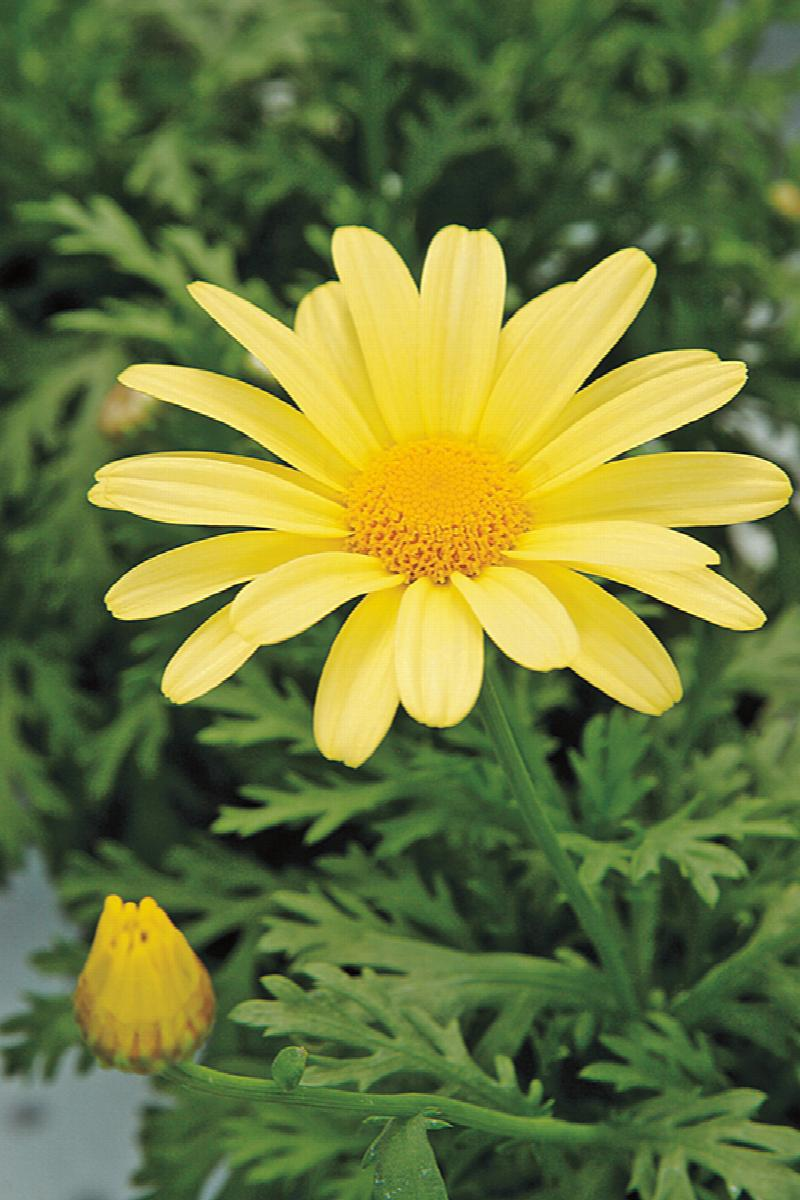
#> input picture flower.jpeg, 800 x 1200 px
$ python Q09.py
#> lines starting #> are read from the running program, lines starting #| are printed output that depends on the picture; after the words box and inside, x2 and y2 are one past the last pixel; in counts of white or black regions, pixels touching at a corner belong together
import cv2
import numpy as np
import matplotlib.pyplot as plt

# Load the image
image = cv2.imread('flower.jpeg')
#> image is the input picture: shape (1200, 800, 3); mean B, G, R 60.3, 120.3, 108.5

# Create a mask with the same size as the image
mask = np.zeros(image.shape[:2], np.uint8)

# Define the rectangle enclosing the object (flower)
rect = (50, 50, image.shape[1] - 50, image.shape[0] - 50)  # Adjust the coordinates as needed
#> rect = (50, 50, 750, 1150)

# Initialize background and foreground models
bgdModel = np.zeros((1, 65), np.float64)
fgdModel = np.zeros((1, 65), np.float64)

# Apply GrabCut algorithm
cv2.grabCut(image, mask, rect, bgdModel, fgdModel, 5, cv2.GC_INIT_WITH_RECT)

# Modify the mask to create a binary segmentation result
mask2 = np.where((mask == 2) | (mask == 0), 0, 1).astype('uint8')

# (a) Show the final segmentation mask
plt.subplot(131), plt.imshow(mask2, cmap='gray')
plt.title('Segmentation Mask'), plt.xticks([]), plt.yticks([])

# (a) Show the foreground image
foreground = image * mask2[:, :, np.newaxis]
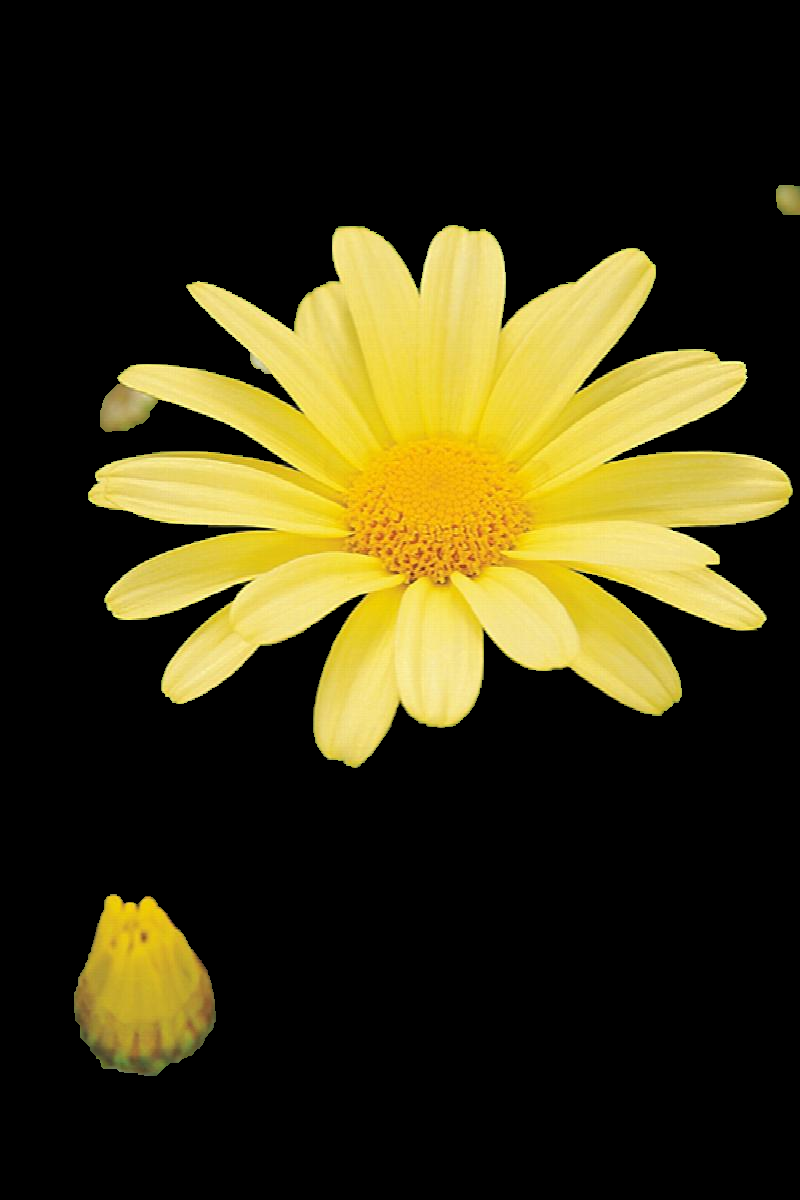
#> foreground: shape (1200, 800, 3); mean B, G, R 20.2, 51.8, 58.1
plt.subplot(132), plt.imshow(cv2.cvtColor(foreground, cv2.COLOR_BGR2RGB))
plt.title('Foreground Image'), plt.xticks([]), plt.yticks([])

# (a) Show the background image
background = image * (1 - mask2[:, :, np.newaxis])
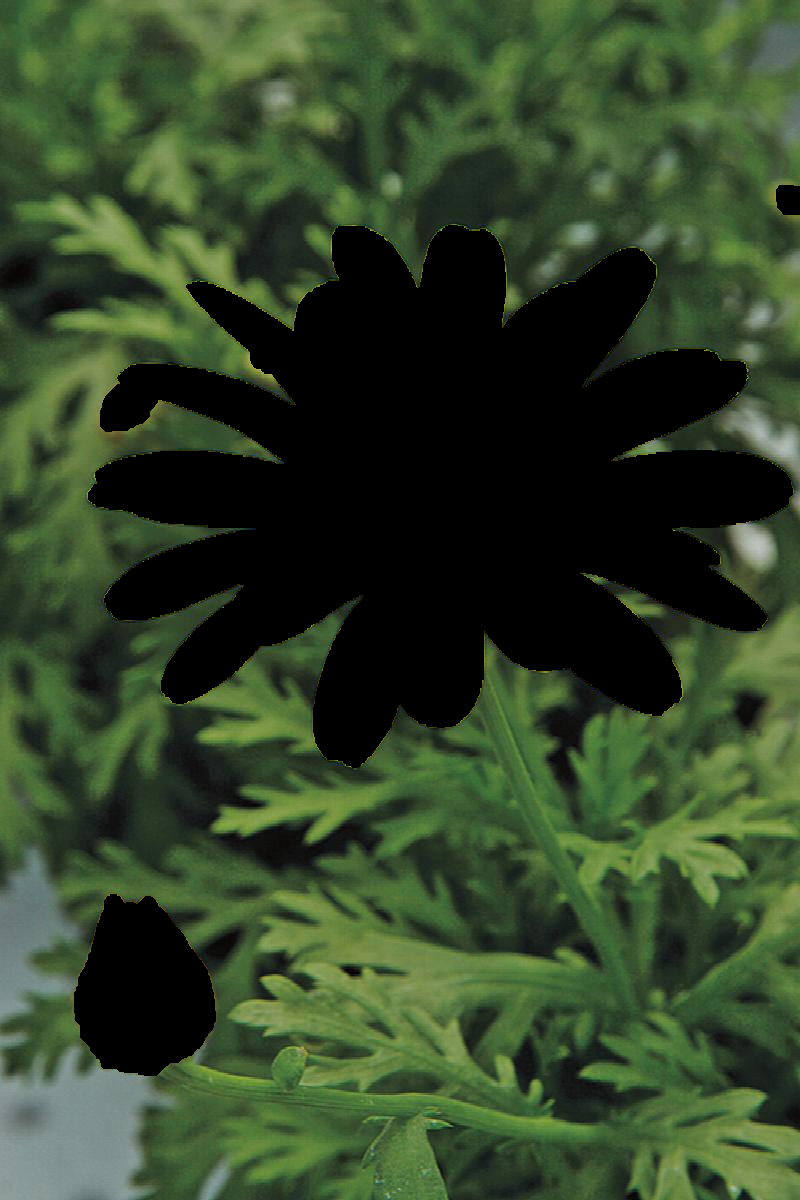
#> background: shape (1200, 800, 3); mean B, G, R 40.1, 68.5, 50.4
plt.subplot(133), plt.imshow(cv2.cvtColor(background, cv2.COLOR_BGR2RGB))
plt.title('Background Image'), plt.xticks([]), plt.yticks([])

plt.show()
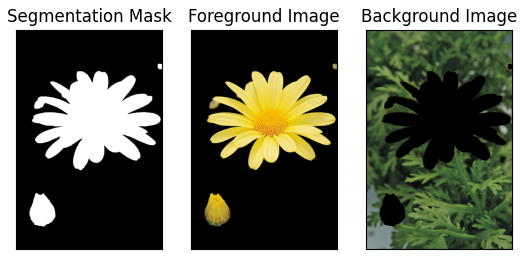
#> figure drawn by matplotlib, 3 panels

# (b) Produce an enhanced image with a substantially blurred background
# Apply Gaussian blur to the background
blurred_background = cv2.GaussianBlur(image * (1 - mask2[:, :, np.newaxis]), (0, 0), 4)  # Adjust the kernel size (15) as needed

# Create the enhanced image by combining the blurred background and foreground
enhanced_image = blurred_background + (image * mask2[:, :, np.newaxis])
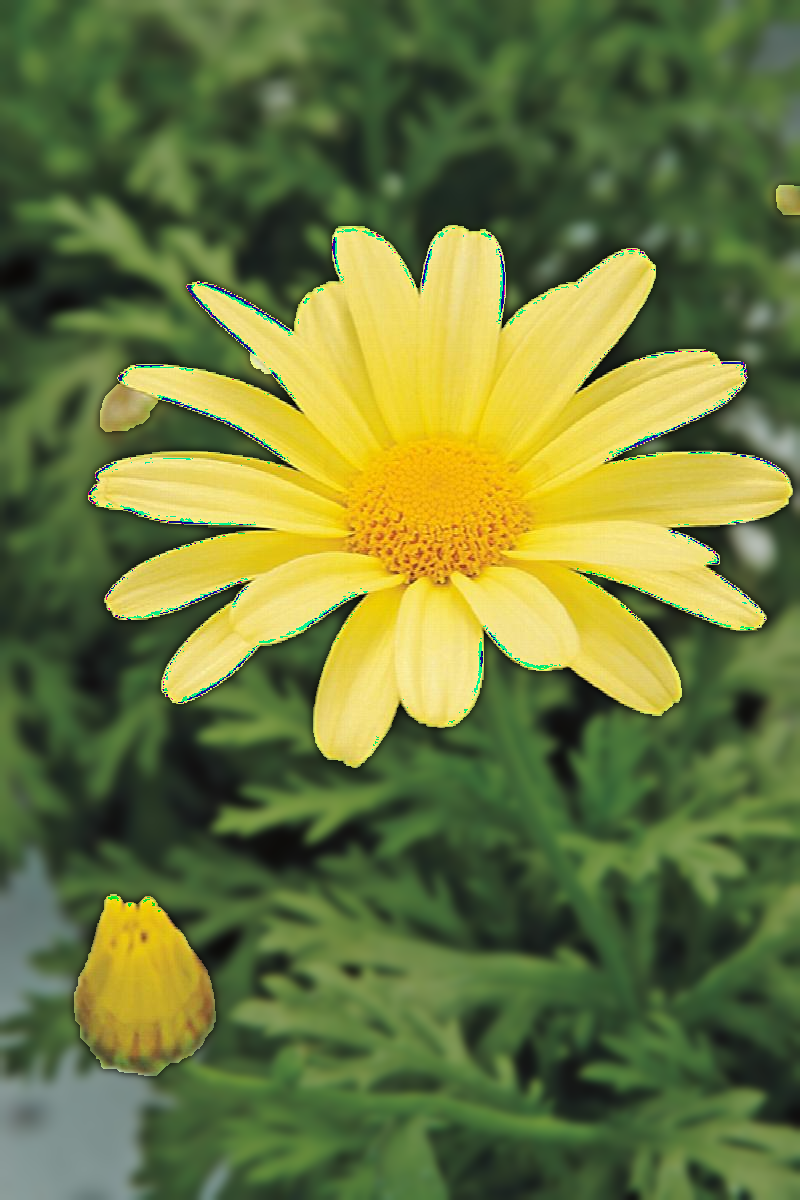
#> enhanced_image: shape (1200, 800, 3); mean B, G, R 60.3, 119.6, 107.1

# (b) Display the original image alongside the enhanced image
plt.subplot(121), plt.imshow(cv2.cvtColor(image, cv2.COLOR_BGR2RGB))
plt.title('Original Image'), plt.xticks([]), plt.yticks([])

plt.subplot(122), plt.imshow(cv2.cvtColor(enhanced_image, cv2.COLOR_BGR2RGB))
plt.title('Enhanced Image'), plt.xticks([]), plt.yticks([])

plt.show()
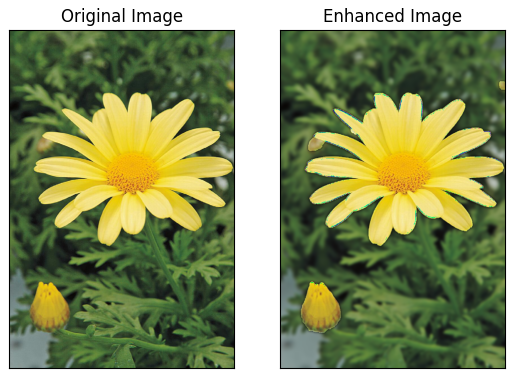
#> figure drawn by matplotlib, 2 panels

# Save the images to disk
cv2.imwrite('segmentation_mask.png', mask2 * 255)
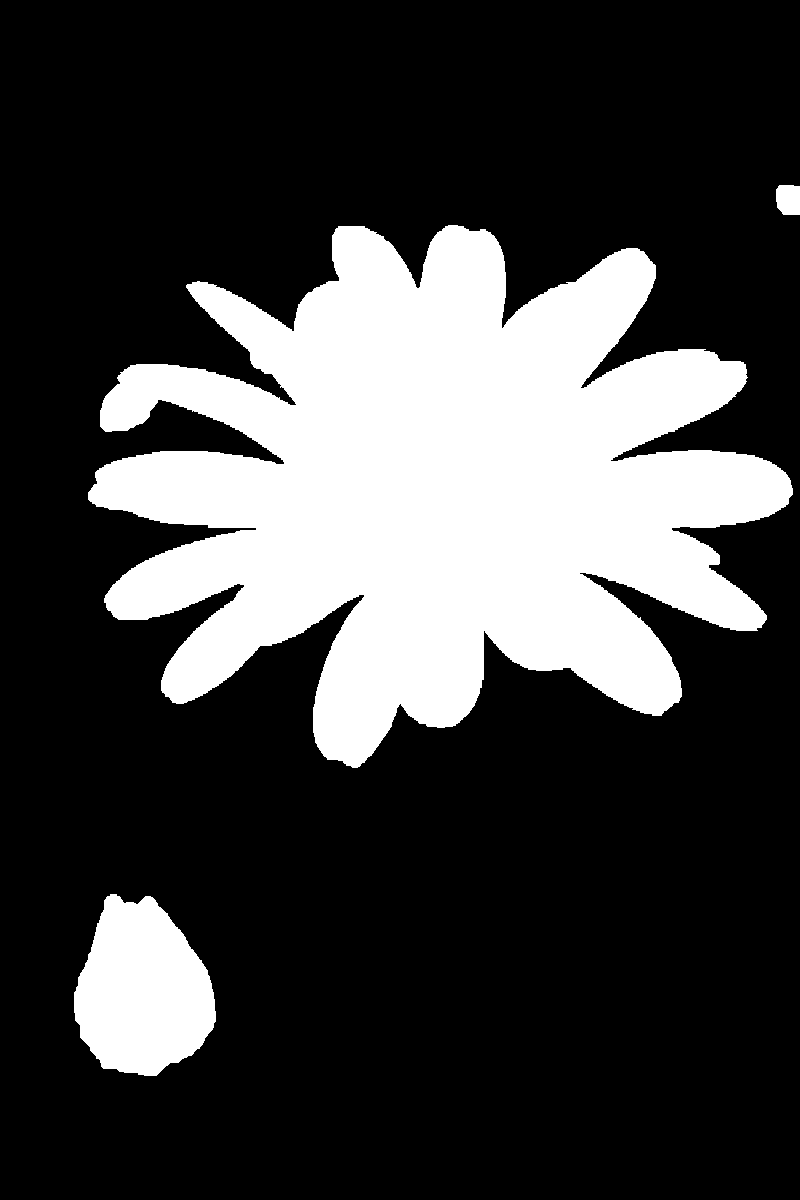
#> saved as segmentation_mask.png: shape (1200, 800); 25.3% white; 3 white regions, box (x1, y1, x2, y2) and area: (88, 225, 793, 768) 223801, (74, 894, 216, 1076) 18653, (776, 185, 800, 215) 667
cv2.imwrite('foreground_image.png', foreground)
cv2.imwrite('background_image.png', background)
cv2.imwrite('enhanced_image.png', enhanced_image)
